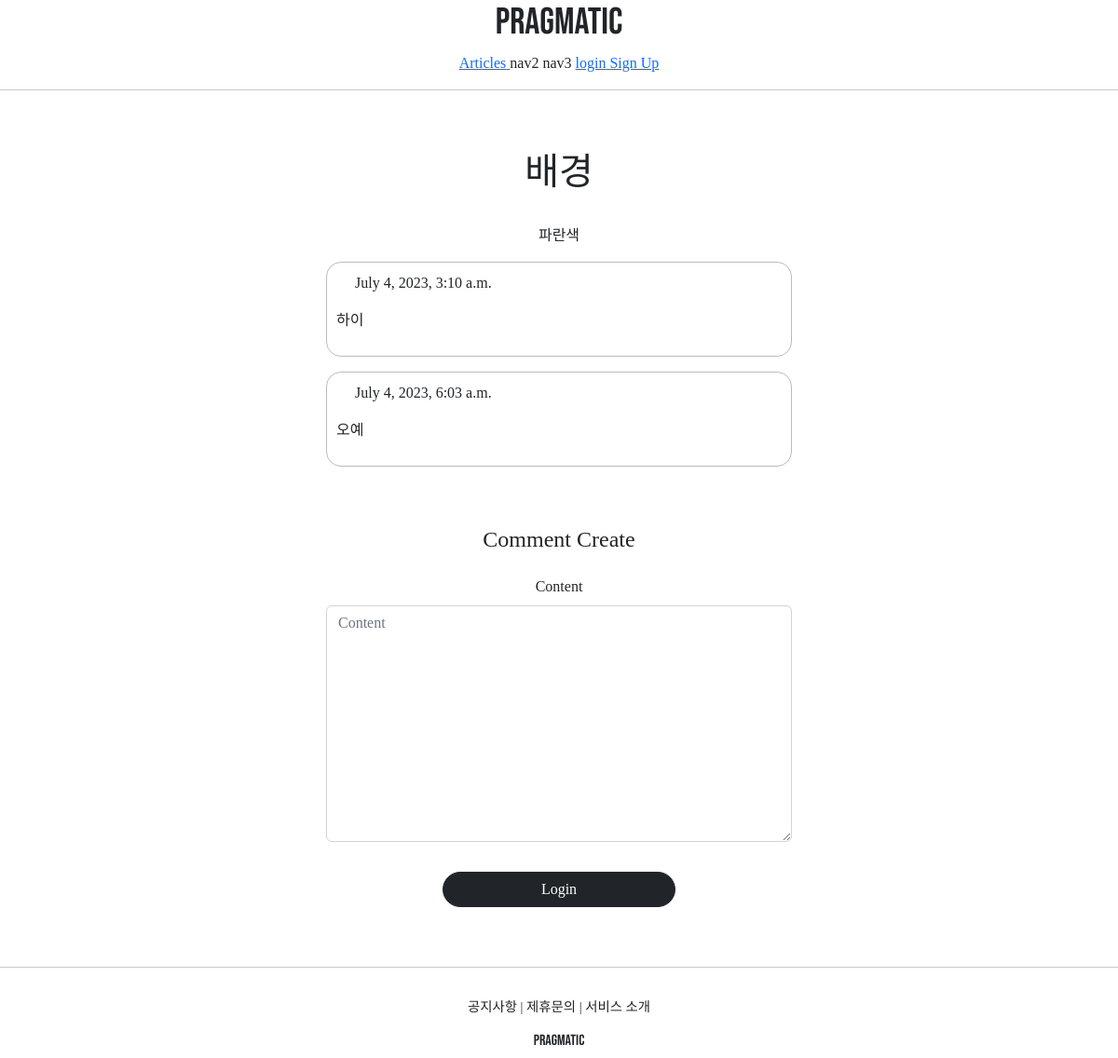
The page /articles/detail/6 on the database its author committed.
### articleapp/models.py (models this page shows)
class Article(models.Model):
    writer = models.ForeignKey(User, on_delete=models.SET_NULL, related_name='article', null=True)
    title = models.CharField(max_length=200, null=True)
    image = models.ImageField(upload_to='article/', null=False)
    content = models.TextField(null=True)
    created_at = models.DateField(auto_now_add=True, null=True)

### commentapp/models.py (models this page shows)
class Comment(models.Model):
    article = models.ForeignKey(Article, on_delete=models.SET_NULL, null=True, related_name='comment')
    writer = models.ForeignKey(User, on_delete=models.SET_NULL, null=True, related_name='comment')
    content = models.TextField(null=False)
    created_at = models.DateTimeField(auto_now=True)

### articleapp/views.py (the view)
# urls.py: path('detail/<int:pk>', ArticleDetailView.as_view(), name='detail'),
class ArticleDetailView(DetailView, FormMixin):
    model = Article
    context_object_name = 'target_article'
    form_class = CommentCreationForm
    template_name = 'articleapp/detail.html'

### commentapp/forms.py
class CommentCreationForm(ModelForm):
    class Meta:
        model = Comment
        fields = ['content']

### articleapp/templates/articleapp/detail.html (shortened to what this page needs)
{% extends 'base.html' %}
{% load bootstrap4 %}
{% block content %}
<div style="text-align: center; max-width: 500px; margin: 4rem auto">
    <div>
        <h1>
            {{ target_article.title }}
        </h1>
        <p style="">
            {{ target_article.content }}
        </p>
        {% for comment in target_article.comment.all %}
            {% include 'commentapp/detail.html' with comment=comment %}
        {% endfor %}
        {% include 'commentapp/create.html' with article=target_article %}
    </div>
</div>
{% endblock %}

### commentapp/templates/commentapp/detail.html (shortened to what this page needs)
<div style="border: 1px solid; text-align: left; padding: 2%; margin: 1rem 0; border-radius: 1rem;
  border-color: #bbb;">
  <div>
    {{ comment.created_at }}
  </div>
  <div style="margin: 1rem 0;">
    {{ comment.content }}
  </div>
</div>

### rows shown on the page
Article: title "배경", content "파란색"
Comment: created_at "July 4, 2023, 3:10 a.m.", content "하이"
Comment: created_at "July 4, 2023, 6:03 a.m.", content "오예"
